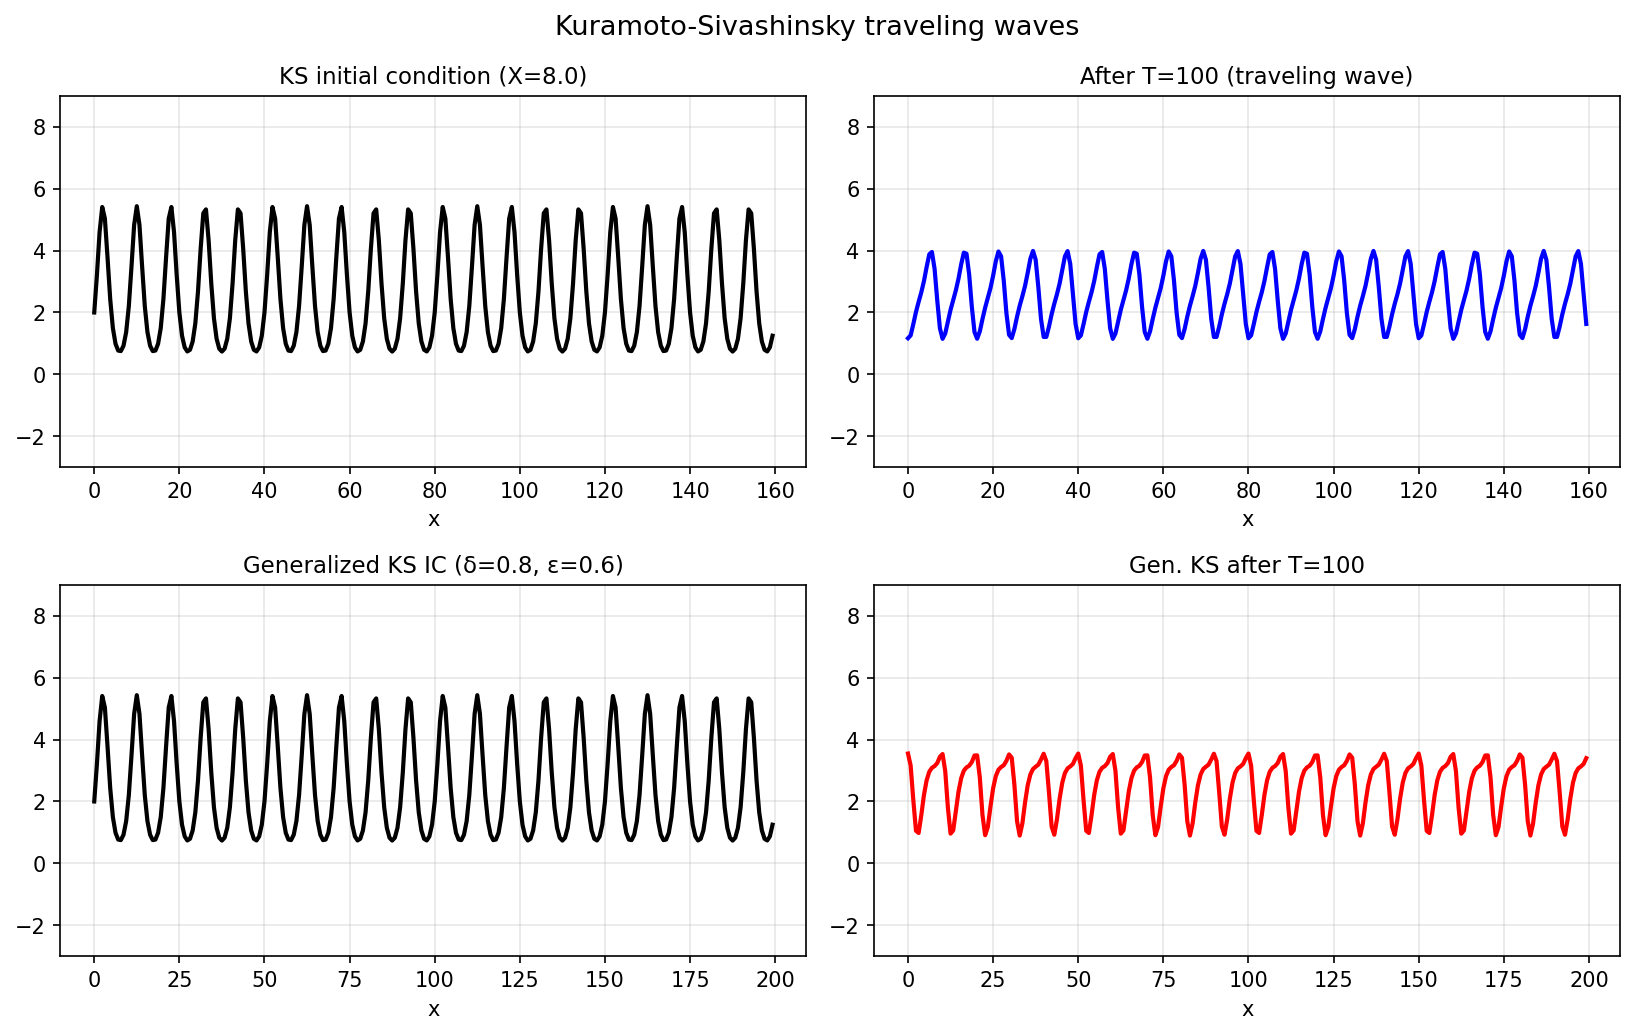

Here is the Python script that generated this plot:
"""Kuramoto-Sivashinsky traveling waves.

Demonstrates stable and unstable traveling wave solutions of the KS equation
and the generalized KS equation, following pde/KSWave.m by Nick Trefethen
(March 2017).

The KS equation: u_t = -(u^2/2)_x - u_xx - u_xxxx
Generalized KS:  u_t = -(u^2/2)_x - delta*(u_xx - u_xxxx) - eps*u_xxx

Original MATLAB: https://www.chebfun.org/examples/pde/KSWave.html
"""

import matplotlib
matplotlib.use("Agg")
import matplotlib.pyplot as plt
import numpy as np
import os


def run():
    print("=" * 60)
    print("Kuramoto-Sivashinsky traveling waves")
    print("=" * 60)

    def solve_ks_periodic(u0, domain_length, T, dt, delta=1.0, eps=0.0, npts=256):
        """ETDRK4 for generalized KS on [0, domain_length] periodic."""
        N = npts
        x = np.linspace(0, domain_length, N, endpoint=False)
        k = np.fft.fftfreq(N, d=domain_length / N) * 2 * np.pi

        # Re-sample u0 onto the N-point grid
        x0 = np.linspace(0, domain_length, len(u0), endpoint=False)
        u = np.interp(np.linspace(0, domain_length, N, endpoint=False), x0, u0)

        # Linear operator for generalized KS
        # u_t = -(u^2/2)_x - delta*(u_xx - u_xxxx) - eps*u_xxx
        # Linear in Fourier: L = delta*(k^2 - k^4) - eps*(-ik^3)*(-1) = delta*(k^2-k^4) - i*eps*k^3
        # Wait: -delta*u_xx = delta*k^2, -(-delta)*u_xxxx = -delta*(-k^4) = delta*k^4 in linear
        # Actually: -delta*u_xx has Fourier: delta*k^2 (wrong sign); let's be careful:
        # u_xx has Fourier: -k^2 * u_hat
        # u_xxxx has Fourier: k^4 * u_hat
        # -delta*(u_xx - u_xxxx): Fourier = -delta*(-k^2 - k^4)*u_hat = delta*(k^2 + k^4)
        # Hmm that's wrong. Let me recheck Trefethen's formulation:
        # generalized KS: u_t = -(u^2/2)_x - delta*(u_xx - u_xxxx) - eps*u_xxx
        # The standard KS has: -u_xx - u_xxxx → in Fourier: k^2 - k^4
        # (unstable short waves for k<1, stable long waves for k>1)
        # So linear part of standard KS: L(k) = k^2 - k^4
        # For generalized: L = delta*(k^2 - k^4) - i*eps*k^3
        L_hat = delta * (k**2 - k**4) - 1j * eps * k**3

        # ETDRK4 coefficients (Cox-Matthews)
        M = 16
        r = np.exp(1j * np.pi * (np.arange(1, M + 1) - 0.5) / M)
        Lc = L_hat[:, np.newaxis] * dt + r[np.newaxis, :]

        E = np.exp(L_hat * dt)
        E2 = np.exp(L_hat * dt / 2)
        phi1 = dt * np.real(np.mean((np.exp(Lc / 2) - 1) / Lc, axis=1))
        phi1f = dt * np.real(np.mean((np.exp(Lc) - 1) / Lc, axis=1))
        phi2 = dt * np.real(np.mean((np.exp(Lc) - 1 - Lc) / Lc**2, axis=1))
        phi3a = dt * np.real(np.mean(
            (-4 - Lc + np.exp(Lc) * (4 - 3 * Lc + Lc**2)) / Lc**3, axis=1))

        def Nfun(v):
            return -1j * k * np.fft.fft(v**2 / 2)

        nsteps = int(T / dt)
        u_hat = np.fft.fft(u)
        for _ in range(nsteps):
            Nu = Nfun(np.real(np.fft.ifft(u_hat)))
            a_hat = E2 * u_hat + phi1 * Nu
            Na = Nfun(np.real(np.fft.ifft(a_hat)))
            b_hat = E2 * u_hat + phi1 * Na
            Nb = Nfun(np.real(np.fft.ifft(b_hat)))
            c_hat = E2 * a_hat + phi1 * (2 * Nb - Nu)
            Nc = Nfun(np.real(np.fft.ifft(c_hat)))
            u_hat = E * u_hat + phi1f * Nu + 2 * phi2 * (Na + Nb - Nu) + phi3a * Nc
        return x, np.real(np.fft.ifft(u_hat))

    # --- Standard KS: X = 8, domain = 20X = 160 ---
    X = 8.0
    L_dom = 20 * X
    N = 256
    x0 = np.linspace(0, L_dom, N, endpoint=False)
    u0 = 2 * np.exp(np.sin(2 * np.pi * x0 / X))

    print(f"\nStandard KS: period X={X}, domain length {L_dom}")
    print("  Integrating initial condition to T=100...")
    x1, u100 = solve_ks_periodic(u0, L_dom, T=100.0, dt=0.02, delta=1.0, eps=0.0)
    print(f"  After T=100: max|u|={np.max(np.abs(u100)):.3f}")

    # Check that a traveling wave formed (periodic structure)
    u100_hat = np.abs(np.fft.fft(u100))
    # The traveling wave should have dominant frequency at wavenumber 1 (period=X)
    k_wave = np.fft.fftfreq(N, d=L_dom / N) * 2 * np.pi
    k_pos = k_wave[1:N//2]
    power = u100_hat[1:N//2]**2

    dominant_k_idx = np.argmax(power)
    dominant_wavelength = 2 * np.pi / k_pos[dominant_k_idx]
    print(f"  Dominant wavelength ≈ {dominant_wavelength:.2f} (target X={X})")

    # Generalized KS: delta=0.8, eps=0.6, X=10
    X2 = 10.0
    L_dom2 = 20 * X2
    x0_2 = np.linspace(0, L_dom2, N, endpoint=False)
    u0_2 = 2 * np.exp(np.sin(2 * np.pi * x0_2 / X2))
    delta2 = 0.8
    eps2 = 0.6

    print(f"\nGeneralized KS: delta={delta2}, eps={eps2}, X={X2}")
    print("  Integrating to T=100...")
    x2, u100_gen = solve_ks_periodic(u0_2, L_dom2, T=100.0, dt=0.02,
                                      delta=delta2, eps=eps2)
    print(f"  After T=100: max|u|={np.max(np.abs(u100_gen)):.3f}")

    # --- Plot ---
    _here = os.path.dirname(os.path.abspath(__file__))
    fig, axes = plt.subplots(2, 2, figsize=(11, 7))

    axes[0, 0].plot(x0, u0, 'k-', linewidth=2)
    axes[0, 0].set_title(f"KS initial condition (X={X})", fontsize=11)
    axes[0, 0].set_xlabel("x"); axes[0, 0].grid(True, alpha=0.3)
    axes[0, 0].set_ylim([-3, 9])

    axes[0, 1].plot(x1, u100, 'b-', linewidth=2)
    axes[0, 1].set_title("After T=100 (traveling wave)", fontsize=11)
    axes[0, 1].set_xlabel("x"); axes[0, 1].grid(True, alpha=0.3)
    axes[0, 1].set_ylim([-3, 9])

    axes[1, 0].plot(x0_2, u0_2, 'k-', linewidth=2)
    axes[1, 0].set_title(f"Generalized KS IC (δ={delta2}, ε={eps2})", fontsize=11)
    axes[1, 0].set_xlabel("x"); axes[1, 0].grid(True, alpha=0.3)
    axes[1, 0].set_ylim([-3, 9])

    axes[1, 1].plot(x2, u100_gen, 'r-', linewidth=2)
    axes[1, 1].set_title("Gen. KS after T=100", fontsize=11)
    axes[1, 1].set_xlabel("x"); axes[1, 1].grid(True, alpha=0.3)
    axes[1, 1].set_ylim([-3, 9])

    fig.suptitle("Kuramoto-Sivashinsky traveling waves", fontsize=13)
    fig.tight_layout()
    fig.savefig(os.path.join(_here, "ks_wave.png"), dpi=150, bbox_inches="tight")
    plt.close(fig)

    print("\nAll checks passed.")
    return True


if __name__ == "__main__":
    run()
